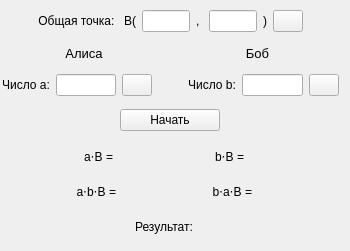
       <widget class="QWidget" name="tab_3">
        <attribute name="title">
         <string>Протокол Диффи-Хеллмана</string>
        </attribute>
        <widget class="QWidget" name="verticalLayoutWidget_3">
         <property name="geometry">
          <rect>
           <x>0</x>
           <y>10</y>
           <width>341</width>
           <height>232</height>
          </rect>
         </property>
         <layout class="QVBoxLayout" name="verticalLayout_4">
          <property name="spacing">
           <number>6</number>
          </property>
          <item>
           <layout class="QHBoxLayout" name="horizontalLayout_10">
            <item>
             <spacer name="horizontalSpacer_18">
              <property name="orientation">
               <enum>Qt::Horizontal</enum>
              </property>
              <property name="sizeHint" stdset="0">
               <size>
                <width>40</width>
                <height>20</height>
               </size>
              </property>
             </spacer>
            </item>
            <item>
             <widget class="QLabel" name="label_39">
              <property name="text">
               <string>Общая точка: </string>
              </property>
              <property name="textFormat">
               <enum>Qt::AutoText</enum>
              </property>
              <property name="alignment">
               <set>Qt::AlignCenter</set>
              </property>
             </widget>
            </item>
            <item>
             <widget class="QLabel" name="label_40">
              <property name="text">
               <string>B(</string>
              </property>
              <property name="alignment">
               <set>Qt::AlignRight|Qt::AlignTrailing|Qt::AlignVCenter</set>
              </property>
             </widget>
            </item>
            <item>
             <widget class="QLineEdit" name="xDHLineEdit">
              <property name="maximumSize">
               <size>
                <width>50</width>
                <height>16777215</height>
               </size>
              </property>
              <property name="alignment">
               <set>Qt::AlignRight|Qt::AlignTrailing|Qt::AlignVCenter</set>
              </property>
             </widget>
            </item>
            <item>
             <widget class="QLabel" name="label_41">
              <property name="text">
               <string>, </string>
              </property>
              <property name="alignment">
               <set>Qt::AlignCenter</set>
              </property>
             </widget>
            </item>
            <item>
             <widget class="QLineEdit" name="yDHLineEdit">
              <property name="maximumSize">
               <size>
                <width>50</width>
                <height>16777215</height>
               </size>
              </property>
              <property name="alignment">
               <set>Qt::AlignRight|Qt::AlignTrailing|Qt::AlignVCenter</set>
              </property>
             </widget>
            </item>
            <item>
             <widget class="QLabel" name="label_43">
              <property name="text">
               <string>)</string>
              </property>
             </widget>
            </item>
            <item>
             <widget class="QPushButton" name="randomPointDHButton">
              <property name="maximumSize">
               <size>
                <width>30</width>
                <height>16777215</height>
               </size>
              </property>
              <property name="text">
               <string/>
              </property>
              <property name="icon">
               <iconset>
                <normaloff>play.png</normaloff>play.png</iconset>
              </property>
             </widget>
            </item>
            <item>
             <spacer name="horizontalSpacer_19">
              <property name="orientation">
               <enum>Qt::Horizontal</enum>
              </property>
              <property name="sizeHint" stdset="0">
               <size>
                <width>40</width>
                <height>20</height>
               </size>
              </property>
             </spacer>
            </item>
           </layout>
          </item>
          <item>
           <layout class="QHBoxLayout" name="horizontalLayout_14">
            <item>
             <widget class="QLabel" name="label_44">
              <property name="font">
               <font>
                <pointsize>10</pointsize>
               </font>
              </property>
              <property name="text">
               <string>Алиса</string>
              </property>
              <property name="alignment">
               <set>Qt::AlignCenter</set>
              </property>
             </widget>
            </item>
            <item>
             <widget class="QLabel" name="label_46">
              <property name="font">
               <font>
                <pointsize>10</pointsize>
               </font>
              </property>
              <property name="text">
               <string>Боб</string>
              </property>
              <property name="alignment">
               <set>Qt::AlignCenter</set>
              </property>
             </widget>
            </item>
           </layout>
          </item>
          <item>
           <layout class="QHBoxLayout" name="horizontalLayout_15">
            <item>
             <spacer name="horizontalSpacer_20">
              <property name="orientation">
               <enum>Qt::Horizontal</enum>
              </property>
              <property name="sizeType">
               <enum>QSizePolicy::Expanding</enum>
              </property>
              <property name="sizeHint" stdset="0">
               <size>
                <width>50</width>
                <height>20</height>
               </size>
              </property>
             </spacer>
            </item>
            <item>
             <widget class="QLabel" name="label_47">
              <property name="text">
               <string>Число a:</string>
              </property>
              <property name="alignment">
               <set>Qt::AlignCenter</set>
              </property>
             </widget>
            </item>
            <item>
             <widget class="QLineEdit" name="valueADHLineEdit">
              <property name="alignment">
               <set>Qt::AlignCenter</set>
              </property>
             </widget>
            </item>
            <item>
             <widget class="QPushButton" name="randomValueADHButton">
              <property name="maximumSize">
               <size>
                <width>30</width>
                <height>16777215</height>
               </size>
              </property>
              <property name="text">
               <string/>
              </property>
              <property name="icon">
               <iconset>
                <normaloff>play.png</normaloff>play.png</iconset>
              </property>
             </widget>
            </item>
            <item>
             <spacer name="horizontalSpacer_21">
              <property name="orientation">
               <enum>Qt::Horizontal</enum>
              </property>
              <property name="sizeType">
               <enum>QSizePolicy::MinimumExpanding</enum>
              </property>
              <property name="sizeHint" stdset="0">
               <size>
                <width>30</width>
                <height>20</height>
               </size>
              </property>
             </spacer>
            </item>
            <item>
             <widget class="QLabel" name="label_49">
              <property name="text">
               <string>Число b:</string>
              </property>
              <property name="alignment">
               <set>Qt::AlignCenter</set>
              </property>
             </widget>
            </item>
            <item>
             <widget class="QLineEdit" name="valueBDHLineEdit">
              <property name="alignment">
               <set>Qt::AlignCenter</set>
              </property>
             </widget>
            </item>
            <item>
             <widget class="QPushButton" name="randomValueBDHButton">
              <property name="maximumSize">
               <size>
                <width>30</width>
                <height>16777215</height>
               </size>
              </property>
              <property name="text">
               <string/>
              </property>
              <property name="icon">
               <iconset>
                <normaloff>play.png</normaloff>play.png</iconset>
              </property>
             </widget>
            </item>
            <item>
             <spacer name="horizontalSpacer_22">
              <property name="orientation">
               <enum>Qt::Horizontal</enum>
              </property>
              <property name="sizeType">
               <enum>QSizePolicy::Expanding</enum>
              </property>
              <property name="sizeHint" stdset="0">
               <size>
                <width>50</width>
                <height>20</height>
               </size>
              </property>
             </spacer>
            </item>
           </layout>
          </item>
          <item>
           <spacer name="verticalSpacer_6">
            <property name="orientation">
             <enum>Qt::Vertical</enum>
            </property>
            <property name="sizeType">
             <enum>QSizePolicy::Fixed</enum>
            </property>
            <property name="sizeHint" stdset="0">
             <size>
              <width>20</width>
              <height>7</height>
             </size>
            </property>
           </spacer>
          </item>
          <item>
           <layout class="QHBoxLayout" name="horizontalLayout_16">
            <item>
             <widget class="QPushButton" name="protocolDHButton">
              <property name="maximumSize">
               <size>
                <width>100</width>
                <height>16777215</height>
               </size>
              </property>
              <property name="text">
               <string>Начать</string>
              </property>
              <property name="autoDefault">
               <bool>true</bool>
              </property>
             </widget>
            </item>
           </layout>
          </item>
          <item>
           <spacer name="verticalSpacer_7">
            <property name="orientation">
             <enum>Qt::Vertical</enum>
            </property>
            <property name="sizeType">
             <enum>QSizePolicy::Fixed</enum>
            </property>
            <property name="sizeHint" stdset="0">
             <size>
              <width>20</width>
              <height>4</height>
             </size>
            </property>
           </spacer>
          </item>
          <item>
           <layout class="QHBoxLayout" name="horizontalLayout_17">
            <item>
             <spacer name="horizontalSpacer_23">
              <property name="orientation">
               <enum>Qt::Horizontal</enum>
              </property>
              <property name="sizeType">
               <enum>QSizePolicy::Expanding</enum>
              </property>
              <property name="sizeHint" stdset="0">
               <size>
                <width>50</width>
                <height>20</height>
               </size>
              </property>
             </spacer>
            </item>
            <item>
             <widget class="QLabel" name="label_50">
              <property name="text">
               <string>a⋅B =</string>
              </property>
              <property name="alignment">
               <set>Qt::AlignRight|Qt::AlignTrailing|Qt::AlignVCenter</set>
              </property>
             </widget>
            </item>
            <item>
             <widget class="QLabel" name="resultABDHLabel">
              <property name="text">
               <string/>
              </property>
             </widget>
            </item>
            <item>
             <spacer name="horizontalSpacer_24">
              <property name="orientation">
               <enum>Qt::Horizontal</enum>
              </property>
              <property name="sizeType">
               <enum>QSizePolicy::MinimumExpanding</enum>
              </property>
              <property name="sizeHint" stdset="0">
               <size>
                <width>30</width>
                <height>20</height>
               </size>
              </property>
             </spacer>
            </item>
            <item>
             <widget class="QLabel" name="label_51">
              <property name="text">
               <string>b⋅B =</string>
              </property>
              <property name="alignment">
               <set>Qt::AlignRight|Qt::AlignTrailing|Qt::AlignVCenter</set>
              </property>
             </widget>
            </item>
            <item>
             <widget class="QLabel" name="resultBBDHLabel">
              <property name="text">
               <string/>
              </property>
             </widget>
            </item>
            <item>
             <spacer name="horizontalSpacer_25">
              <property name="orientation">
               <enum>Qt::Horizontal</enum>
              </property>
              <property name="sizeType">
               <enum>QSizePolicy::Expanding</enum>
              </property>
              <property name="sizeHint" stdset="0">
               <size>
                <width>50</width>
                <height>20</height>
               </size>
              </property>
             </spacer>
            </item>
           </layout>
          </item>
          <item>
           <layout class="QHBoxLayout" name="horizontalLayout_18">
            <item>
             <spacer name="horizontalSpacer_26">
              <property name="orientation">
               <enum>Qt::Horizontal</enum>
              </property>
              <property name="sizeType">
               <enum>QSizePolicy::Expanding</enum>
              </property>
              <property name="sizeHint" stdset="0">
               <size>
                <width>50</width>
                <height>20</height>
               </size>
              </property>
             </spacer>
            </item>
            <item>
             <widget class="QLabel" name="label_52">
              <property name="text">
               <string>a⋅b⋅B =</string>
              </property>
              <property name="alignment">
               <set>Qt::AlignRight|Qt::AlignTrailing|Qt::AlignVCenter</set>
              </property>
             </widget>
            </item>
            <item>
             <widget class="QLabel" name="resultABBDHLabel">
              <property name="text">
               <string/>
              </property>
             </widget>
            </item>
            <item>
             <spacer name="horizontalSpacer_27">
              <property name="orientation">
               <enum>Qt::Horizontal</enum>
              </property>
              <property name="sizeType">
               <enum>QSizePolicy::MinimumExpanding</enum>
              </property>
              <property name="sizeHint" stdset="0">
               <size>
                <width>30</width>
                <height>20</height>
               </size>
              </property>
             </spacer>
            </item>
            <item>
             <widget class="QLabel" name="label_53">
              <property name="text">
               <string>b⋅a⋅B =</string>
              </property>
              <property name="alignment">
               <set>Qt::AlignRight|Qt::AlignTrailing|Qt::AlignVCenter</set>
              </property>
             </widget>
            </item>
            <item>
             <widget class="QLabel" name="resultBABDHLabel">
              <property name="text">
               <string/>
              </property>
             </widget>
            </item>
            <item>
             <spacer name="horizontalSpacer_28">
              <property name="orientation">
               <enum>Qt::Horizontal</enum>
              </property>
              <property name="sizeType">
               <enum>QSizePolicy::Expanding</enum>
              </property>
              <property name="sizeHint" stdset="0">
               <size>
                <width>50</width>
                <height>20</height>
               </size>
              </property>
             </spacer>
            </item>
           </layout>
          </item>
          <item>
           <layout class="QHBoxLayout" name="horizontalLayout_19">
            <item>
             <spacer name="horizontalSpacer_29">
              <property name="orientation">
               <enum>Qt::Horizontal</enum>
              </property>
              <property name="sizeHint" stdset="0">
               <size>
                <width>40</width>
                <height>20</height>
               </size>
              </property>
             </spacer>
            </item>
            <item>
             <widget class="QLabel" name="label_54">
              <property name="minimumSize">
               <size>
                <width>0</width>
                <height>30</height>
               </size>
              </property>
              <property name="text">
               <string>Результат:</string>
              </property>
              <property name="alignment">
               <set>Qt::AlignCenter</set>
              </property>
             </widget>
            </item>
            <item>
             <widget class="QLabel" name="resultProtocolDH">
              <property name="text">
               <string/>
              </property>
              <property name="alignment">
               <set>Qt::AlignCenter</set>
              </property>
             </widget>
            </item>
            <item>
             <spacer name="horizontalSpacer_30">
              <property name="orientation">
               <enum>Qt::Horizontal</enum>
              </property>
              <property name="sizeHint" stdset="0">
               <size>
                <width>40</width>
                <height>20</height>
               </size>
              </property>
             </spacer>
            </item>
           </layout>
          </item>
         </layout>
        </widget>
       </widget>
